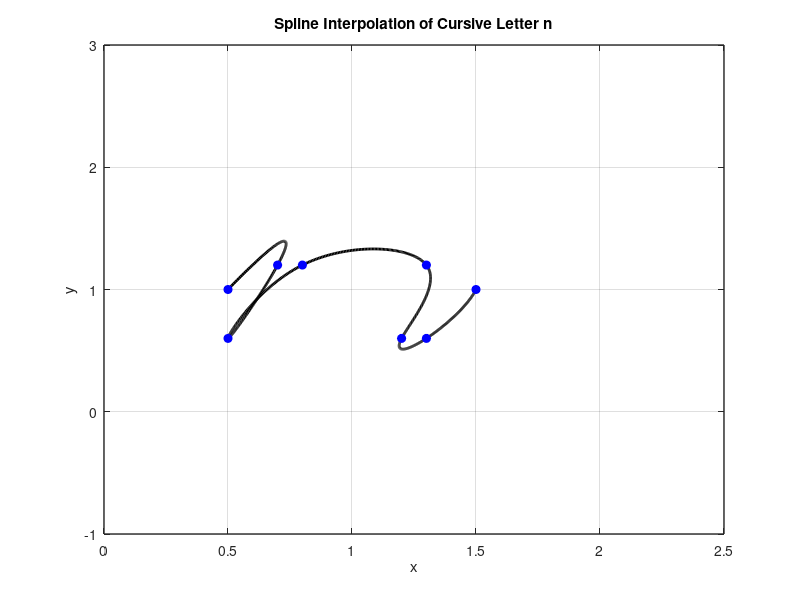

Reproduce this figure in MATLAB.
x = [0.5 0.7 0.5 0.8 1.3 1.2 1.3 1.5];
y = [1 1.2 0.6 1.2 1.2 0.6 0.6 1];

n = length(x);
t = 0:n-1; % Parametric coordinate t
tt = 0:0.01:n-1; % More dense coordinate tt for spline interpolation

% Compute spline interpolation
xx = spline(t, x, tt);
yy = spline(t, y, tt);

% Plot settings
figure(1)
plot(xx, yy, 'k', 'LineWidth', 2) % plot spline
hold on
plot(x, y, 'bo', 'MarkerFaceColor', 'b') % plot data points
axis([0 2.5 -1 3])
grid on
title('Spline Interpolation of Cursive Letter n')
xlabel('x')
ylabel('y')
set(gca, 'FontSize', 10, 'LineWidth', 1)
grid on